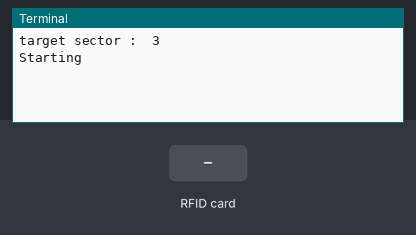
This program was run on a simulated Raspberry Pi (BCM pin numbers), started with the arguments 3 3. Shown: the last lines printed to the terminal. Inputs (shaded band) come from the test bench. The RFID card's data blocks start empty. At 1.8 s the program stops and its outputs stay as they are.

Above: at 1.2 s.
1.3 s: RFID card 5E 7A 19 C4 held to the reader
At 1.51 s:
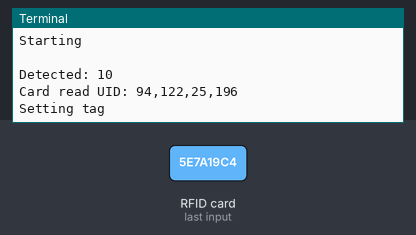
At 2.4 s:
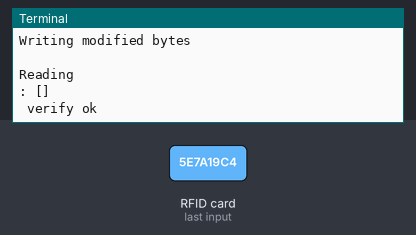

The program:

Write.py
```python
#!/usr/bin/env python3

import signal
import time
import sys

# from rfid import RFID
from pirc522 import RFID

sector = int(sys.argv[1])
print('target sector : ', sector)
s = sys.argv[2]
writedata=[]
li = [writedata.append(int(i+j,16)) for (i,j) in zip(s[::2],s[1::2])]

run = True
rdr = RFID()
util = rdr.util()
util.debug = False
keyab=rdr.auth_b
key  =[0xB0,0x00,0x00,0x26,0x11,0x23]

def end_read(signal,frame):
    global run
    print("\nCtrl+C captured, ending read.")
    run = False
    print("\ncleanuping...")
    rdr.cleanup()
    print("\ncleanup end")
    exit()

signal.signal(signal.SIGINT, end_read)

print("Starting")
while run:
    rdr.wait_for_tag()

    (error, data) = rdr.request()
    if not error:
        time.sleep(0.1)
        print("\nDetected: " + format(data, "02X"))

    (error, uid) = rdr.anticoll()
    if not error:
        time.sleep(0.1)
        print("Card read UID: "+str(uid[0])+","+str(uid[1])+","+str(uid[2])+","+str(uid[3]))

        print("Setting tag")
        util.set_tag(uid)
        time.sleep(0.1)
        print("\nAuthorizing")
        util.auth(keyab, key)
        time.sleep(0.1)
        print("\nWriting modified bytes")
        util.rewrite(sector, writedata)
        time.sleep(0.1)
        print("\nReading")
        (error, data) = rdr.read(sector)
        print(util.sector_string(sector) + ": " + str([format(data[i],'02x') for i in range(len(writedata))]))
        count = 0
        diffflag = 0
        if ( len(writedata) <= len(data)):
          for x in writedata:
             if ( writedata[count] != data[count] ):
               diffflag = 1
             count = count + 1
          if ( 0 == diffflag ):
             print(" verify ok ")
             exit()
        time.sleep(0.1)
```

Measured:
- after the input at 1.3 s, the terminal: prints a new line after 0.10 s (image 1)
